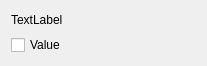
<?xml version="1.0" encoding="UTF-8"?>
<ui version="4.0">
 <class>ParameterBooleanWidget</class>
 <widget class="QWidget" name="ParameterBooleanWidget">
  <property name="geometry">
   <rect>
    <x>0</x>
    <y>0</y>
    <width>207</width>
    <height>66</height>
   </rect>
  </property>
  <property name="windowTitle">
   <string>Form</string>
  </property>
  <layout class="QVBoxLayout" name="verticalLayout">
   <item>
    <widget class="QLabel" name="lblName">
     <property name="text">
      <string>TextLabel</string>
     </property>
    </widget>
   </item>
   <item>
    <widget class="QCheckBox" name="chkSelection">
     <property name="text">
      <string>Value</string>
     </property>
    </widget>
   </item>
  </layout>
 </widget>
 <resources/>
 <connections/>
</ui>
